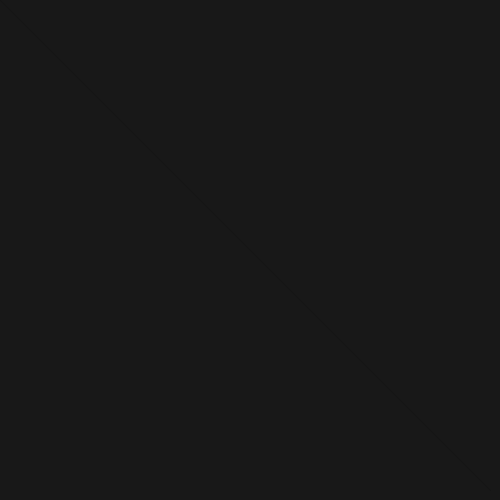
Frame 1 (no input)
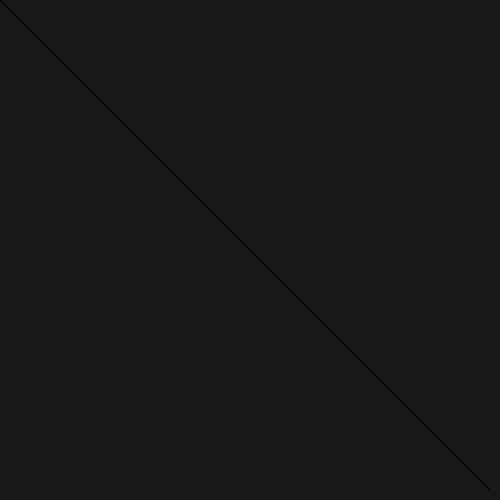
Frame 60 (the mouse pressed at the canvas centre just before this capture)
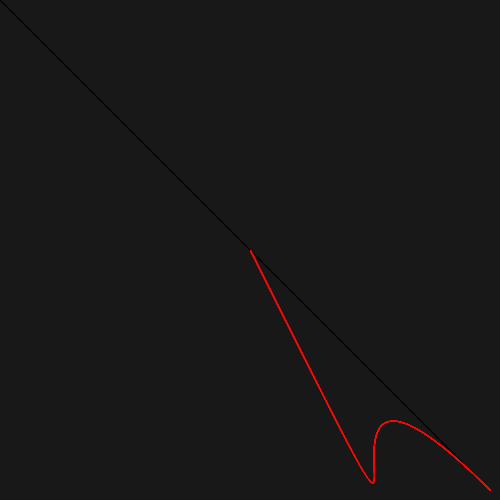
Frame 120 (the mouse held since frame 60 and released just before this capture)

The Processing sketch that drew these frames (run headless with seeded random() and noise(); from frame 60 on, the mouse is pressed at the canvas centre):

// Processing sketch: processing_6401
// ── processing_6401.pde

void setup(){
  size(500,500);
  background(24,24,24);
  smooth();
}

void draw(){
  strokeWeight(1);
  stroke((sq(mouseX/2)),0,0,40);
  strokeJoin(ROUND);
  noFill();
  beginShape();
  vertex(mouseX,mouseY);
  bezierVertex(mouseX*2,mouseY*3,  mouseX,mouseY,  490,490);
  endShape();

  println(mouseX + ", " + mouseY);
}
